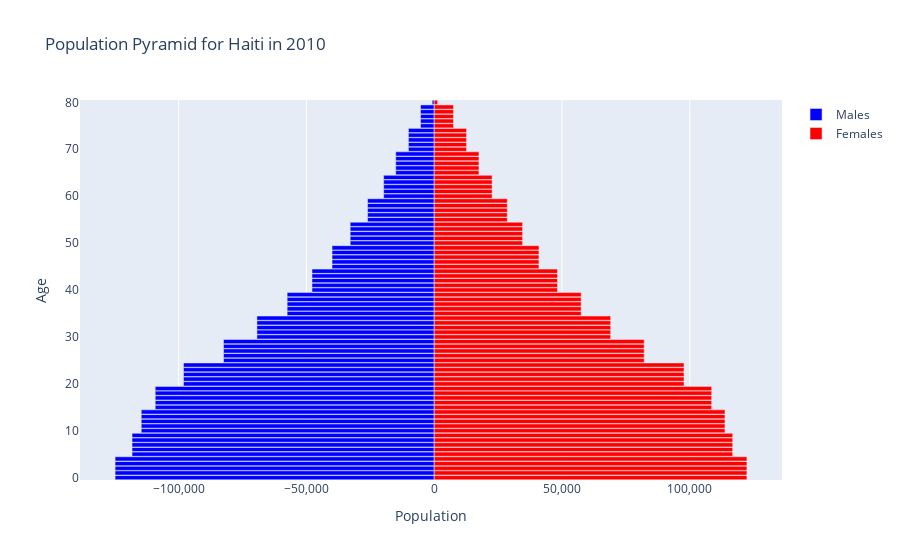

This figure's notebook cell:
### Code cell
population_pyramid(population_df_ht, 2010, "Haiti")
